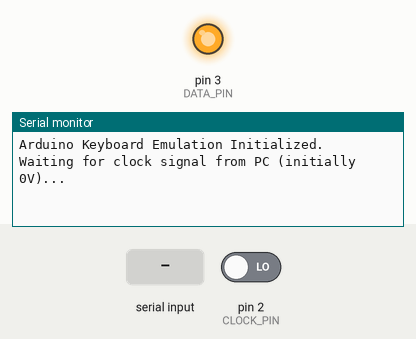
This sketch was run on a simulated Arduino Uno, built with avr-gcc and run on an emulated ATmega328P. Shown: output pins drawn as LEDs (lit = HIGH), the last lines printed to the serial monitor. The inputs (shaded band) are chosen by the test bench; at power-on: pin 2 (CLOCK_PIN) LOW. Pins used as bus, display or sensor lines are not drawn.

Above: at 1.2 s.
1.3 s: pin 2 (CLOCK_PIN) driven HIGH
At 2.8 s:
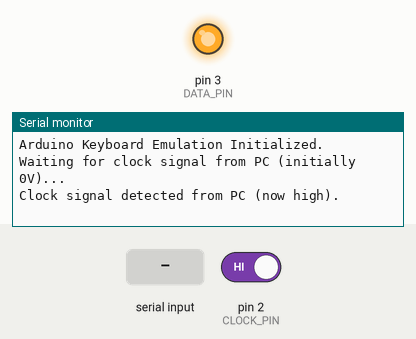
4.3 s: "90,45\n" received over Serial
At 5.0 s:
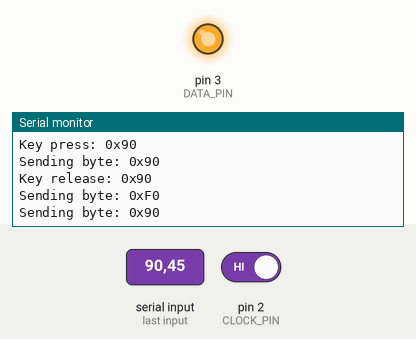

Measured:
- after the input at 1.3 s, the serial monitor: prints a new line after 1.0 s (image 1)
- after the input at 4.3 s, the serial monitor: prints a new line at once (image 2)

The sketch:

dim-keyboard-com.ino
```cpp
// Define pin numbers for clock and data lines
const int CLOCK_PIN = 2;  // Pin 8 for clock
const int DATA_PIN = 3;   // Pin 9 for data

// Timing for 10 kHz clock (50 microseconds per half cycle)
const int CLOCK_DELAY = 55;  // Try adjusting slightly for stability

bool self_test_done = false;

void setup() {
  pinMode(CLOCK_PIN, OUTPUT);  // Set clock pin as output
  pinMode(DATA_PIN, OUTPUT);   // Set data pin as output

  digitalWrite(CLOCK_PIN, HIGH);  // Idle state is high
  digitalWrite(DATA_PIN, HIGH);   // Idle state is high

  // Serial monitor setup for logging
  Serial.begin(9600);
  Serial.println("Arduino Keyboard Emulation Initialized.");
}

// Function to toggle the clock line (one pulse cycle)
void clock_pulse() {
  digitalWrite(CLOCK_PIN, LOW);
  delayMicroseconds(CLOCK_DELAY);
  digitalWrite(CLOCK_PIN, HIGH);
  delayMicroseconds(CLOCK_DELAY);
}

// Function to calculate odd parity for a byte
int calculate_parity(byte data_byte) {
  return __builtin_popcount(data_byte) % 2;  // Built-in function to count 1's in a byte
}

// Function to send one byte of data according to the IBM AT protocol
void send_byte(byte data_byte) {
  Serial.print("Sending byte: 0x");
  Serial.println(data_byte, HEX);

  // Send start bit (0)
  digitalWrite(DATA_PIN, LOW);
  clock_pulse();

  // Send each of the 8 data bits (LSB first)
  for (int i = 0; i < 8; i++) {
    int bit = (data_byte >> i) & 0x01;
    digitalWrite(DATA_PIN, bit ? HIGH : LOW);
    clock_pulse();
  }

  // Send the parity bit (odd parity)
  int parity_bit = calculate_parity(data_byte);
  digitalWrite(DATA_PIN, parity_bit == 0 ? HIGH : LOW);
  clock_pulse();

  // Send stop bit (1)
  digitalWrite(DATA_PIN, HIGH);
  clock_pulse();
}

// Function to send the self-test pass code after detecting PC power on
void send_self_test_pass_code() {
  delay(1000);
  Serial.println("Sending self-test pass code...");
  send_byte(0xAA);  // 0xAA is the self-test pass code
  Serial.println("Self-test pass code sent.");
}

// Function to send a key press scan code
void send_keypress(byte scan_code) {
  Serial.print("Key press: 0x");
  Serial.println(scan_code, HEX);
  send_byte(scan_code);  // Send the scan code
}

// Function to send a key release scan code
void send_keyrelease(byte scan_code) {
  Serial.print("Key release: 0x");
  Serial.println(scan_code, HEX);
  send_byte(0xF0);  // Send the key release identifier (0xF0)
  send_byte(scan_code);  // Followed by the scan code of the released key
}

// Function to wait for the PC to initiate communication (based on clock signal)
bool wait_for_pc_signal() {
  pinMode(CLOCK_PIN, INPUT);  // Set clock pin to input to detect PC signal
  Serial.println("Waiting for clock signal from PC (initially 0V)...");

  // Wait until the clock pin goes high, indicating the PC is ready to communicate
  while (digitalRead(CLOCK_PIN) == LOW) {
    delay(1);  // Small delay to avoid busy-waiting too much
  }

  if (digitalRead(CLOCK_PIN) == HIGH) {
    delay(1000);
  }

  Serial.println("Clock signal detected from PC (now high).");
  pinMode(CLOCK_PIN, OUTPUT);  // Set clock back to output for communication
  return true;
}

// Function to process and send a key based on Serial input
void process_serial_input() {
  // Check if data is available to read from the serial port
  if (Serial.available() > 0) {
    String input = Serial.readStringUntil('\n');  // Read the input until newline character

    // Parse the input as a hexadecimal number (e.g., "0x5A")
    input.trim();  // Remove any whitespace
    long scan_code = strtol(input.c_str(), NULL, 16);  // Convert string to long, using base 16 (hexadecimal)

    if (scan_code >= 0 && scan_code <= 0xFF) {  // Ensure the scan code is within a valid byte range
      byte key_code = (byte)scan_code;

      // Send the keypress and key release
      send_keypress(key_code);
      delay(100);  // Simulate key press duration
      send_keyrelease(key_code);
    } else {
      Serial.println("Invalid scan code. Please enter a valid hex code (e.g., 0x5A).");
    }
  }
}

void loop() {
  // Wait for the PC to initiate communication
  if (!self_test_done && wait_for_pc_signal()) {
    send_self_test_pass_code();  // Send the self-test pass code once the PC is ready
    self_test_done = true;
  }


  /*
   Wait for 10 seconds before sending the '1' keypress
  delay(2000);

  send_keypress(0x5A);
  delay(100);
  send_keyrelease(0x5A);

  delay(25000);  // 10-second delay

  // Send the '1' keypress (scan code 0x16)
  //send_keypress(0x5A);  // Key press for '1' (scan code 0x16)
  //delay(100);  // Short delay to simulate the press duration
  //send_keyrelease(0x5A);  // Key release for '1'
  // The loop ends here; you can repeat or expand with more functionality
  while (true);  // Hold the program here, or implement further logic
  */

  process_serial_input();

}
```
